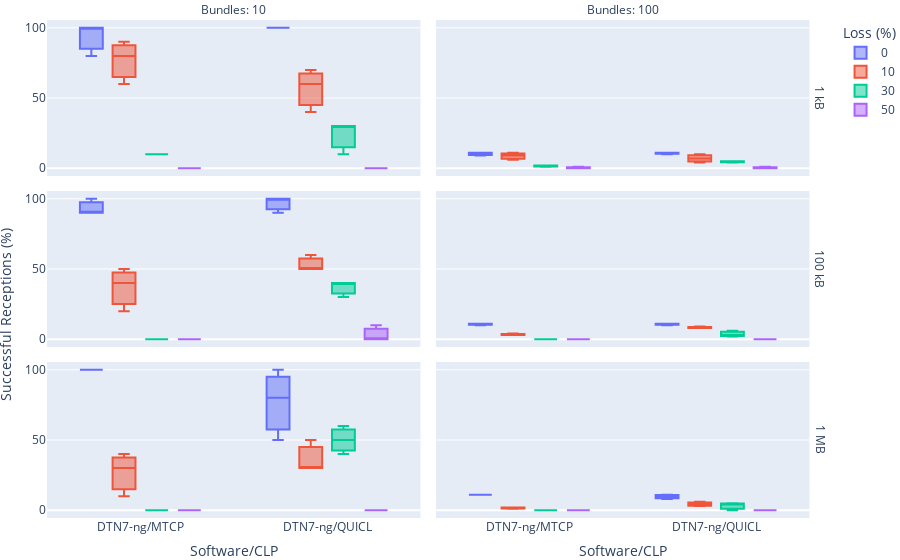

The notebook cell saved with this chart:
### Code cell
fig = px.box(
    ratio_df[ratio_df["# Nodes"] == 32],
    x="Software/CLP", 
    y="Delivered (%)",
    color="Loss",
    facet_col="# Bundles",
    facet_row="Bundle Size",
    labels={
        "Runtime": "Runtime (s)",
        "Loss": "Loss (%)",
        "# Bundles": "Bundles",
        "Delivered (%)": ""
    },
    category_orders={
        "Loss": [0, 10, 30],
        "Bundle Size": ["1 kB", "100 kB", "1 MB"],
        "Software/CLP": ["Serval", "IBR-DTN/TCPCL", "DTN7-rs/MTCP", "DTN7-rs/TCPCL", "DTN7-rs/HTTP", "DTN7-ng/MTCP", "DTN7-ng/QUICL"],
        "# Bundles": [10, 100]
    },
)

fig.for_each_annotation(lambda a: a.update(text=a.text.replace("=", ": ")))
fig.for_each_annotation(lambda a: a.update(text=a.text.replace("Bundle Size: ", "")))

fig.add_annotation(x=-0.04, y=0.35,
                   text="Successful Receptions (%)",
                   textangle=-90,
                   xref="paper",
                   yref="paper",
                   font=dict(size=14)
                   )

fig.update_layout(
    margin=dict(l=0, r=0, t=20, b=0),
)

fig.write_image("delivered_32.pdf", width=700, height=300)
fig

### Figure 1 — Plotly figure (JSON) as saved in the notebook; plotly's stock layout.template omitted (floating-point values rounded to 4 significant figures)
{"data": [{"alignmentgroup": "True", "hovertemplate": "Loss (%)=0<br>Bundle Size=1 kB<br>Bundles=10<br>Software/CLP=%{x}<br>=%{y}<extra></extra>", "legendgroup": "0", "marker": {"color": "#636efa"}, "name": "0", "notched": false, "offsetgroup": "0", "orientation": "v", "showlegend": true, "type": "box", "x": ["DTN7-ng/MTCP", "DTN7-ng/MTCP", "DTN7-ng/MTCP", "DTN7-ng/QUICL", "DTN7-ng/QUICL", "DTN7-ng/QUICL"], "x0": " ", "xaxis": "x5", "y": [100, 100, 80, 100, 100, 100], "y0": " ", "yaxis": "y5"}, {"alignmentgroup": "True", "hovertemplate": "Loss (%)=0<br>Bundle Size=1 kB<br>Bundles=100<br>Software/CLP=%{x}<br>=%{y}<extra></extra>", "legendgroup": "0", "marker": {"color": "#636efa"}, "name": "0", "notched": false, "offsetgroup": "0", "orientation": "v", "showlegend": false, "type": "box", "x": ["DTN7-ng/QUICL", "DTN7-ng/QUICL", "DTN7-ng/QUICL", "DTN7-ng/MTCP", "DTN7-ng/MTCP", "DTN7-ng/MTCP"], "x0": " ", "xaxis": "x6", "y": [10, 11, 11, 11, 11, 9], "y0": " ", "yaxis": "y6"}, {"alignmentgroup": "True", "hovertemplate": "Loss (%)=0<br>Bundle Size=100 kB<br>Bundles=10<br>Software/CLP=%{x}<br>=%{y}<extra></extra>", "legendgroup": "0", "marker": {"color": "#636efa"}, "name": "0", "notched": false, "offsetgroup": "0", "orientation": "v", "showlegend": false, "type": "box", "x": ["DTN7-ng/MTCP", "DTN7-ng/MTCP", "DTN7-ng/MTCP", "DTN7-ng/QUICL", "DTN7-ng/QUICL", "DTN7-ng/QUICL"], "x0": " ", "xaxis": "x3", "y": [90, 90, 100, 100, 90, 100], "y0": " ", "yaxis": "y3"}, {"alignmentgroup": "True", "hovertemplate": "Loss (%)=0<br>Bundle Size=100 kB<br>Bundles=100<br>Software/CLP=%{x}<br>=%{y}<extra></extra>", "legendgroup": "0", "marker": {"color": "#636efa"}, "name": "0", "notched": false, "offsetgroup": "0", "orientation": "v", "showlegend": false, "type": "box", "x": ["DTN7-ng/QUICL", "DTN7-ng/QUICL", "DTN7-ng/MTCP", "DTN7-ng/MTCP", "DTN7-ng/MTCP", "DTN7-ng/QUICL"], "x0": " ", "xaxis": "x4", "y": [11, 10, 11, 11, 10, 11], "y0": " ", "yaxis": "y4"}, {"alignmentgroup": "True", "hovertemplate": "Loss (%)=0<br>Bundle Size=1 MB<br>Bundles=10<br>Software/CLP=%{x}<br>=%{y}<extra></extra>", "legendgroup": "0", "marker": {"color": "#636efa"}, "name": "0", "notched": false, "offsetgroup": "0", "orientation": "v", "showlegend": false, "type": "box", "x": ["DTN7-ng/QUICL", "DTN7-ng/QUICL", "DTN7-ng/MTCP", "DTN7-ng/MTCP", "DTN7-ng/MTCP", "DTN7-ng/QUICL"], "x0": " ", "xaxis": "x", "y": [50, 80, 100, 100, 100, 100], "y0": " ", "yaxis": "y"}, {"alignmentgroup": "True", "hovertemplate": "Loss (%)=0<br>Bundle Size=1 MB<br>Bundles=100<br>Software/CLP=%{x}<br>=%{y}<extra></extra>", "legendgroup": "0", "marker": {"color": "#636efa"}, "name": "0", "notched": false, "offsetgroup": "0", "orientation": "v", "showlegend": false, "type": "box", "x": ["DTN7-ng/MTCP", "DTN7-ng/MTCP", "DTN7-ng/MTCP", "DTN7-ng/QUICL", "DTN7-ng/QUICL", "DTN7-ng/QUICL"], "x0": " ", "xaxis": "x2", "y": [11, 11, 11, 10, 8, 11], "y0": " ", "yaxis": "y2"}, {"alignmentgroup": "True", "hovertemplate": "Loss (%)=10<br>Bundle Size=1 kB<br>Bundles=10<br>Software/CLP=%{x}<br>=%{y}<extra></extra>", "legendgroup": "10", "marker": {"color": "#EF553B"}, "name": "10", "notched": false, "offsetgroup": "10", "orientation": "v", "showlegend": true, "type": "box", "x": ["DTN7-ng/MTCP", "DTN7-ng/MTCP", "DTN7-ng/MTCP", "DTN7-ng/QUICL", "DTN7-ng/QUICL", "DTN7-ng/QUICL"], "x0": " ", "xaxis": "x5", "y": [80, 60, 90, 70, 40, 60], "y0": " ", "yaxis": "y5"}, {"alignmentgroup": "True", "hovertemplate": "Loss (%)=10<br>Bundle Size=1 kB<br>Bundles=100<br>Software/CLP=%{x}<br>=%{y}<extra></extra>", "legendgroup": "10", "marker": {"color": "#EF553B"}, "name": "10", "notched": false, "offsetgroup": "10", "orientation": "v", "showlegend": false, "type": "box", "x": ["DTN7-ng/QUICL", "DTN7-ng/QUICL", "DTN7-ng/MTCP", "DTN7-ng/MTCP", "DTN7-ng/MTCP", "DTN7-ng/QUICL"], "x0": " ", "xaxis": "x6", "y": [10, 4, 9, 6, 11, 7.0], "y0": " ", "yaxis": "y6"}, {"alignmentgroup": "True", "hovertemplate": "Loss (%)=10<br>Bundle Size=100 kB<br>Bundles=10<br>Software/CLP=%{x}<br>=%{y}<extra></extra>", "legendgroup": "10", "marker": {"color": "#EF553B"}, "name": "10", "notched": false, "offsetgroup": "10", "orientation": "v", "showlegend": false, "type": "box", "x": ["DTN7-ng/QUICL", "DTN7-ng/QUICL", "DTN7-ng/MTCP", "DTN7-ng/MTCP", "DTN7-ng/MTCP", "DTN7-ng/QUICL"], "x0": " ", "xaxis": "x3", "y": [60, 50, 40, 50, 20, 50], "y0": " ", "yaxis": "y3"}, {"alignmentgroup": "True", "hovertemplate": "Loss (%)=10<br>Bundle Size=100 kB<br>Bundles=100<br>Software/CLP=%{x}<br>=%{y}<extra></extra>", "legendgroup": "10", "marker": {"color": "#EF553B"}, "name": "10", "notched": false, "offsetgroup": "10", "orientation": "v", "showlegend": false, "type": "box", "x": ["DTN7-ng/QUICL", "DTN7-ng/QUICL", "DTN7-ng/MTCP", "DTN7-ng/MTCP", "DTN7-ng/MTCP", "DTN7-ng/QUICL"], "x0": " ", "xaxis": "x4", "y": [9, 8, 3, 4, 3, 8], "y0": " ", "yaxis": "y4"}, {"alignmentgroup": "True", "hovertemplate": "Loss (%)=10<br>Bundle Size=1 MB<br>Bundles=10<br>Software/CLP=%{x}<br>=%{y}<extra></extra>", "legendgroup": "10", "marker": {"color": "#EF553B"}, "name": "10", "notched": false, "offsetgroup": "10", "orientation": "v", "showlegend": false, "type": "box", "x": ["DTN7-ng/QUICL", "DTN7-ng/QUICL", "DTN7-ng/QUICL", "DTN7-ng/MTCP", "DTN7-ng/MTCP", "DTN7-ng/MTCP"], "x0": " ", "xaxis": "x", "y": [30, 50, 30, 10, 40, 30], "y0": " ", "yaxis": "y"}, {"alignmentgroup": "True", "hovertemplate": "Loss (%)=10<br>Bundle Size=1 MB<br>Bundles=100<br>Software/CLP=%{x}<br>=%{y}<extra></extra>", "legendgroup": "10", "marker": {"color": "#EF553B"}, "name": "10", "notched": false, "offsetgroup": "10", "orientation": "v", "showlegend": false, "type": "box", "x": ["DTN7-ng/QUICL", "DTN7-ng/QUICL", "DTN7-ng/MTCP", "DTN7-ng/MTCP", "DTN7-ng/MTCP", "DTN7-ng/QUICL"], "x0": " ", "xaxis": "x2", "y": [3, 6, 2, 2, 1, 4], "y0": " ", "yaxis": "y2"}, {"alignmentgroup": "True", "hovertemplate": "Loss (%)=30<br>Bundle Size=1 kB<br>Bundles=10<br>Software/CLP=%{x}<br>=%{y}<extra></extra>", "legendgroup": "30", "marker": {"color": "#00cc96"}, "name": "30", "notched": false, "offsetgroup": "30", "orientation": "v", "showlegend": true, "type": "box", "x": ["DTN7-ng/MTCP", "DTN7-ng/MTCP", "DTN7-ng/MTCP", "DTN7-ng/QUICL", "DTN7-ng/QUICL", "DTN7-ng/QUICL"], "x0": " ", "xaxis": "x5", "y": [10, 10, 10, 10, 30, 30], "y0": " ", "yaxis": "y5"}, {"alignmentgroup": "True", "hovertemplate": "Loss (%)=30<br>Bundle Size=1 kB<br>Bundles=100<br>Software/CLP=%{x}<br>=%{y}<extra></extra>", "legendgroup": "30", "marker": {"color": "#00cc96"}, "name": "30", "notched": false, "offsetgroup": "30", "orientation": "v", "showlegend": false, "type": "box", "x": ["DTN7-ng/MTCP", "DTN7-ng/MTCP", "DTN7-ng/MTCP", "DTN7-ng/QUICL", "DTN7-ng/QUICL", "DTN7-ng/QUICL"], "x0": " ", "xaxis": "x6", "y": [1, 2, 2, 5, 4, 5], "y0": " ", "yaxis": "y6"}, {"alignmentgroup": "True", "hovertemplate": "Loss (%)=30<br>Bundle Size=100 kB<br>Bundles=10<br>Software/CLP=%{x}<br>=%{y}<extra></extra>", "legendgroup": "30", "marker": {"color": "#00cc96"}, "name": "30", "notched": false, "offsetgroup": "30", "orientation": "v", "showlegend": false, "type": "box", "x": ["DTN7-ng/QUICL", "DTN7-ng/QUICL", "DTN7-ng/MTCP", "DTN7-ng/MTCP", "DTN7-ng/MTCP", "DTN7-ng/QUICL"], "x0": " ", "xaxis": "x3", "y": [40, 30, 0, 0, 0, 40], "y0": " ", "yaxis": "y3"}, {"alignmentgroup": "True", "hovertemplate": "Loss (%)=30<br>Bundle Size=100 kB<br>Bundles=100<br>Software/CLP=%{x}<br>=%{y}<extra></extra>", "legendgroup": "30", "marker": {"color": "#00cc96"}, "name": "30", "notched": false, "offsetgroup": "30", "orientation": "v", "showlegend": false, "type": "box", "x": ["DTN7-ng/MTCP", "DTN7-ng/MTCP", "DTN7-ng/MTCP", "DTN7-ng/QUICL", "DTN7-ng/QUICL", "DTN7-ng/QUICL"], "x0": " ", "xaxis": "x4", "y": [0, 0, 0, 3, 2, 6], "y0": " ", "yaxis": "y4"}, {"alignmentgroup": "True", "hovertemplate": "Loss (%)=30<br>Bundle Size=1 MB<br>Bundles=10<br>Software/CLP=%{x}<br>=%{y}<extra></extra>", "legendgroup": "30", "marker": {"color": "#00cc96"}, "name": "30", "notched": false, "offsetgroup": "30", "orientation": "v", "showlegend": false, "type": "box", "x": ["DTN7-ng/MTCP", "DTN7-ng/MTCP", "DTN7-ng/QUICL", "DTN7-ng/QUICL", "DTN7-ng/QUICL", "DTN7-ng/MTCP"], "x0": " ", "xaxis": "x", "y": [0, 0, 60, 50, 40, 0], "y0": " ", "yaxis": "y"}, {"alignmentgroup": "True", "hovertemplate": "Loss (%)=30<br>Bundle Size=1 MB<br>Bundles=100<br>Software/CLP=%{x}<br>=%{y}<extra></extra>", "legendgroup": "30", "marker": {"color": "#00cc96"}, "name": "30", "notched": false, "offsetgroup": "30", "orientation": "v", "showlegend": false, "type": "box", "x": ["DTN7-ng/QUICL", "DTN7-ng/QUICL", "DTN7-ng/QUICL", "DTN7-ng/MTCP", "DTN7-ng/MTCP", "DTN7-ng/MTCP"], "x0": " ", "xaxis": "x2", "y": [4, 5, 0, 0, 0, 0], "y0": " ", "yaxis": "y2"}, {"alignmentgroup": "True", "hovertemplate": "Loss (%)=50<br>Bundle Size=1 kB<br>Bundles=10<br>Software/CLP=%{x}<br>=%{y}<extra></extra>", "legendgroup": "50", "marker": {"color": "#ab63fa"}, "name": "50", "notched": false, "offsetgroup": "50", "orientation": "v", "showlegend": true, "type": "box", "x": ["DTN7-ng/QUICL", "DTN7-ng/QUICL", "DTN7-ng/QUICL", "DTN7-ng/MTCP", "DTN7-ng/MTCP", "DTN7-ng/MTCP"], "x0": " ", "xaxis": "x5", "y": [0, 0, 0, 0, 0, 0], "y0": " ", "yaxis": "y5"}, {"alignmentgroup": "True", "hovertemplate": "Loss (%)=50<br>Bundle Size=1 kB<br>Bundles=100<br>Software/CLP=%{x}<br>=%{y}<extra></extra>", "legendgroup": "50", "marker": {"color": "#ab63fa"}, "name": "50", "notched": false, "offsetgroup": "50", "orientation": "v", "showlegend": false, "type": "box", "x": ["DTN7-ng/MTCP", "DTN7-ng/MTCP", "DTN7-ng/MTCP", "DTN7-ng/QUICL", "DTN7-ng/QUICL", "DTN7-ng/QUICL"], "x0": " ", "xaxis": "x6", "y": [0, 1, 0, 0, 0, 1], "y0": " ", "yaxis": "y6"}, {"alignmentgroup": "True", "hovertemplate": "Loss (%)=50<br>Bundle Size=100 kB<br>Bundles=10<br>Software/CLP=%{x}<br>=%{y}<extra></extra>", "legendgroup": "50", "marker": {"color": "#ab63fa"}, "name": "50", "notched": false, "offsetgroup": "50", "orientation": "v", "showlegend": false, "type": "box", "x": ["DTN7-ng/MTCP", "DTN7-ng/MTCP", "DTN7-ng/MTCP", "DTN7-ng/QUICL", "DTN7-ng/QUICL", "DTN7-ng/QUICL"], "x0": " ", "xaxis": "x3", "y": [0, 0, 0, 10, 0, 0], "y0": " ", "yaxis": "y3"}, {"alignmentgroup": "True", "hovertemplate": "Loss (%)=50<br>Bundle Size=100 kB<br>Bundles=100<br>Software/CLP=%{x}<br>=%{y}<extra></extra>", "legendgroup": "50", "marker": {"color": "#ab63fa"}, "name": "50", "notched": false, "offsetgroup": "50", "orientation": "v", "showlegend": false, "type": "box", "x": ["DTN7-ng/QUICL", "DTN7-ng/QUICL", "DTN7-ng/MTCP", "DTN7-ng/MTCP", "DTN7-ng/MTCP", "DTN7-ng/QUICL"], "x0": " ", "xaxis": "x4", "y": [0, 0, 0, 0, 0, 0], "y0": " ", "yaxis": "y4"}, {"alignmentgroup": "True", "hovertemplate": "Loss (%)=50<br>Bundle Size=1 MB<br>Bundles=10<br>Software/CLP=%{x}<br>=%{y}<extra></extra>", "legendgroup": "50", "marker": {"color": "#ab63fa"}, "name": "50", "notched": false, "offsetgroup": "50", "orientation": "v", "showlegend": false, "type": "box", "x": ["DTN7-ng/MTCP", "DTN7-ng/MTCP", "DTN7-ng/MTCP", "DTN7-ng/QUICL", "DTN7-ng/QUICL", "DTN7-ng/QUICL"], "x0": " ", "xaxis": "x", "y": [0, 0, 0, 0, 0, 0], "y0": " ", "yaxis": "y"}, {"alignmentgroup": "True", "hovertemplate": "Loss (%)=50<br>Bundle Size=1 MB<br>Bundles=100<br>Software/CLP=%{x}<br>=%{y}<extra></extra>", "legendgroup": "50", "marker": {"color": "#ab63fa"}, "name": "50", "notched": false, "offsetgroup": "50", "orientation": "v", "showlegend": false, "type": "box", "x": ["DTN7-ng/QUICL", "DTN7-ng/QUICL", "DTN7-ng/QUICL", "DTN7-ng/MTCP", "DTN7-ng/MTCP", "DTN7-ng/MTCP"], "x0": " ", "xaxis": "x2", "y": [0, 0, 0, 0, 0, 0], "y0": " ", "yaxis": "y2"}], "layout": {"annotations": [{"showarrow": false, "text": "Bundles: 10", "x": 0.24, "xanchor": "center", "xref": "paper", "y": 1.0, "yanchor": "bottom", "yref": "paper"}, {"showarrow": false, "text": "Bundles: 100", "x": 0.74, "xanchor": "center", "xref": "paper", "y": 1.0, "yanchor": "bottom", "yref": "paper"}, {"showarrow": false, "text": "1 MB", "textangle": 90, "x": 0.98, "xanchor": "left", "xref": "paper", "y": 0.1567, "yanchor": "middle", "yref": "paper"}, {"showarrow": false, "text": "100 kB", "textangle": 90, "x": 0.98, "xanchor": "left", "xref": "paper", "y": 0.5, "yanchor": "middle", "yref": "paper"}, {"showarrow": false, "text": "1 kB", "textangle": 90, "x": 0.98, "xanchor": "left", "xref": "paper", "y": 0.8433, "yanchor": "middle", "yref": "paper"}, {"font": {"size": 14}, "text": "Successful Receptions (%)", "textangle": -90, "x": -0.04, "xref": "paper", "y": 0.35, "yref": "paper"}], "boxmode": "group", "legend": {"title": {"text": "Loss (%)"}, "tracegroupgap": 0}, "margin": {"b": 0, "l": 0, "r": 0, "t": 20}, "xaxis": {"anchor": "y", "categoryarray": ["Serval", "IBR-DTN/TCPCL", "DTN7-rs/MTCP", "DTN7-rs/TCPCL", "DTN7-rs/HTTP", "DTN7-ng/MTCP", "DTN7-ng/QUICL"], "categoryorder": "array", "domain": [0, 0.48], "title": {"text": "Software/CLP"}}, "xaxis2": {"anchor": "y2", "categoryarray": ["Serval", "IBR-DTN/TCPCL", "DTN7-rs/MTCP", "DTN7-rs/TCPCL", "DTN7-rs/HTTP", "DTN7-ng/MTCP", "DTN7-ng/QUICL"], "categoryorder": "array", "domain": [0.5, 0.98], "matches": "x", "title": {"text": "Software/CLP"}}, "xaxis3": {"anchor": "y3", "domain": [0, 0.48], "matches": "x", "showticklabels": false}, "xaxis4": {"anchor": "y4", "domain": [0.5, 0.98], "matches": "x", "showticklabels": false}, "xaxis5": {"anchor": "y5", "domain": [0, 0.48], "matches": "x", "showticklabels": false}, "xaxis6": {"anchor": "y6", "domain": [0.5, 0.98], "matches": "x", "showticklabels": false}, "yaxis": {"anchor": "x", "domain": [0, 0.3133], "title": {"text": ""}}, "yaxis2": {"anchor": "x2", "domain": [0, 0.3133], "matches": "y", "showticklabels": false}, "yaxis3": {"anchor": "x3", "domain": [0.3433, 0.6567], "matches": "y", "title": {"text": ""}}, "yaxis4": {"anchor": "x4", "domain": [0.3433, 0.6567], "matches": "y", "showticklabels": false}, "yaxis5": {"anchor": "x5", "domain": [0.6867, 1.0], "matches": "y", "title": {"text": ""}}, "yaxis6": {"anchor": "x6", "domain": [0.6867, 1.0], "matches": "y", "showticklabels": false}}}
